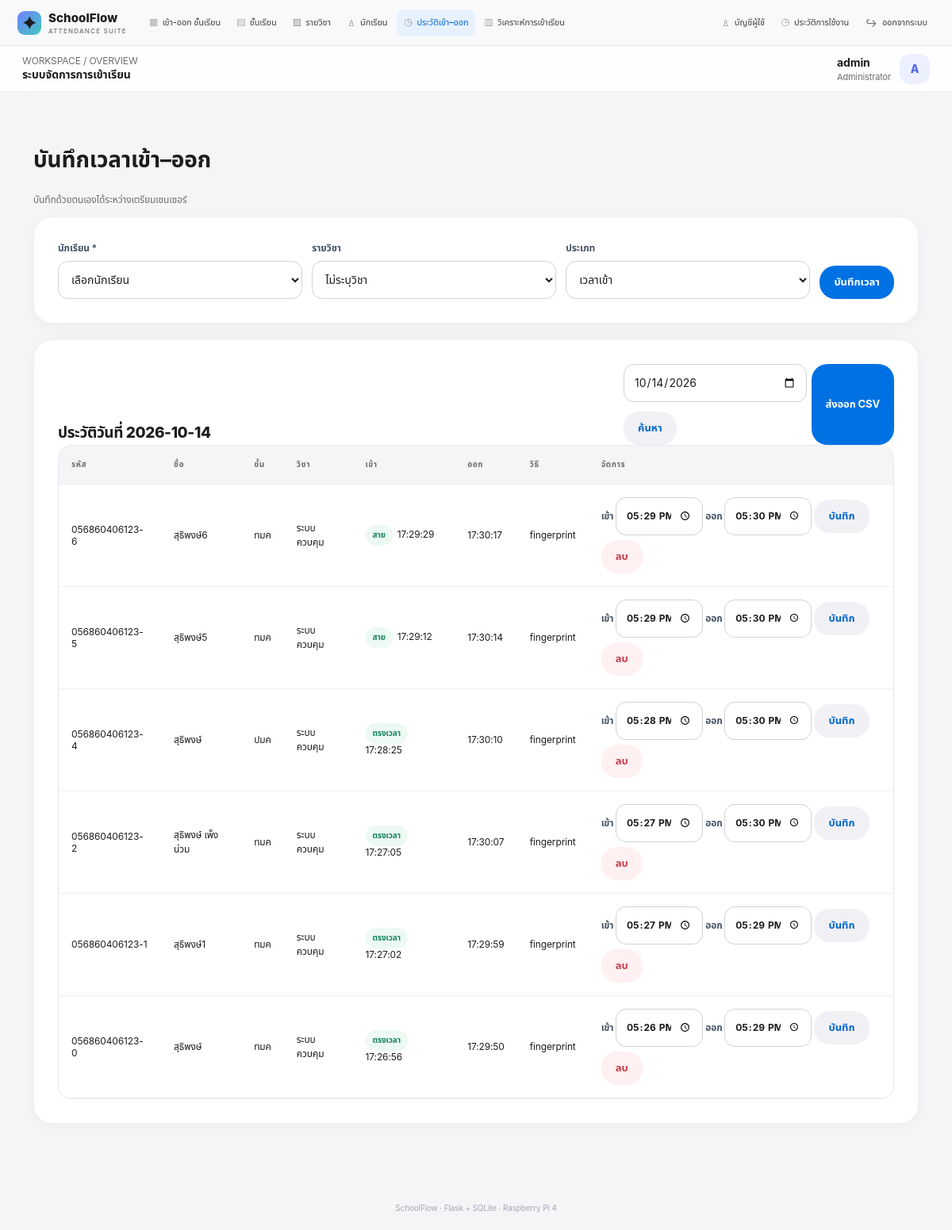
The app's page /attendance (signed in) with its own data.
### tables this page shows
CREATE TABLE attendance(
      id INTEGER PRIMARY KEY AUTOINCREMENT,
      student_id INTEGER NOT NULL REFERENCES students(id) ON DELETE CASCADE,
      class_id INTEGER REFERENCES classes(id) ON DELETE SET NULL,
      subject_id INTEGER REFERENCES subjects(id) ON DELETE SET NULL,
      attendance_date TEXT NOT NULL, check_in TEXT, check_out TEXT,
      method TEXT NOT NULL DEFAULT 'manual', attendance_status TEXT NOT NULL DEFAULT 'present',
      UNIQUE(student_id, attendance_date, subject_id)
    );

CREATE TABLE students(
      id INTEGER PRIMARY KEY AUTOINCREMENT, student_code TEXT UNIQUE NOT NULL,
      full_name TEXT NOT NULL, class_id INTEGER REFERENCES classes(id) ON DELETE SET NULL,
      fingerprint_id INTEGER UNIQUE, active INTEGER NOT NULL DEFAULT 1, note TEXT DEFAULT ''
    );

CREATE TABLE classes(
      id INTEGER PRIMARY KEY AUTOINCREMENT, name TEXT UNIQUE NOT NULL,
      room TEXT DEFAULT '', note TEXT DEFAULT ''
    );

CREATE TABLE subjects(
      id INTEGER PRIMARY KEY AUTOINCREMENT, name TEXT NOT NULL,
      code TEXT DEFAULT '', teacher TEXT DEFAULT '', UNIQUE(name,code)
    );

### app.py (the view, shortened to what this page needs)
@app.route("/attendance", methods=["GET", "POST"])
@login_required
def attendance():
    conn = get_db()
    date = request.args.get("date", current_day())
    records = conn.execute("""SELECT a.*,s.student_code,s.full_name,c.name AS class_name,sub.name AS subject_name
        FROM attendance a JOIN students s ON s.id=a.student_id LEFT JOIN classes c ON c.id=a.class_id
        LEFT JOIN subjects sub ON sub.id=a.subject_id WHERE a.attendance_date=?
        ORDER BY a.check_in IS NULL,a.check_in DESC,s.full_name""", (date,)).fetchall()
    student_rows = conn.execute("SELECT * FROM students WHERE active=1 ORDER BY full_name").fetchall()
    subject_rows = conn.execute("SELECT * FROM subjects ORDER BY name").fetchall()
    return render_template("attendance.html", records=records, students=student_rows, subjects=subject_rows, selected_date=date)

### app.py (called while the page is built)
def get_db():
    if "db" not in g:
        g.db = sqlite3.connect(DB_PATH, timeout=10)
        g.db.row_factory = sqlite3.Row
        g.db.execute("PRAGMA foreign_keys=ON")
    return g.db

def login_required(fn):
    @wraps(fn)
    def wrapped(*args, **kwargs):
        if not session.get("user_id"):
            return redirect(url_for("login"))
        return fn(*args, **kwargs)
    return wrapped

def current_day():
    return datetime.now().date().isoformat()

### templates/attendance.html (shortened to what this page needs)
{% extends "base.html" %}{% block content %}<h1>บันทึกเวลาเข้า–ออก</h1><p class="muted">บันทึกด้วยตนเองได้ระหว่างเตรียมเซนเซอร์</p><div class="card"><form method="post" class="row"><div class="field"><label>นักเรียน *</label><select name="student_id" required><option value="">เลือกนักเรียน</option>{% for s in students %}<option value="{{ s.id }}">{{ s.student_code }} · {{ s.full_name }}</option>{% endfor %}</select></div><div class="field"><label>รายวิชา</label><select name="subject_id"><option value="">ไม่ระบุวิชา</option>{% for s in subjects %}<option value="{{ s.id }}">{{ s.name }}</option>{% endfor %}</select></div><div class="field"><label>ประเภท</label><select name="mode"><option value="in">เวลาเข้า</option><option value="out">เวลาออก</option></select></div><button>บันทึกเวลา</button></form></div><div class="card"><div class="row" style="justify-content:space-between"><h2>ประวัติวันที่ {{ selected_date }}</h2><div class="actions"><form method="get" class="row"><input type="date" name="date" value="{{ selected_date }}"><button class="secondary">ค้นหา</button></form><a class="btn" href="{{ url_for('export_attendance',date=selected_date) }}">ส่งออก CSV</a></div></div><div class="tablewrap"><table><tr><th>รหัส</th><th>ชื่อ</th><th>ชั้น</th><th>วิชา</th><th>เข้า</th><th>ออก</th><th>วิธี</th><th>&#3592;&#3633;&#3604;&#3585;&#3634;&#3619;</th></tr>{% for r in records %}<tr><td>{{ r.student_code }}</td><td>{{ r.full_name }}</td><td>{{ r.class_name or '-' }}</td><td>{{ r.subject_name or '-' }}</td><td><span class="pill" style="margin-right:6px">{% if r.attendance_status == 'late' %}&#3626;&#3634;&#3618;{% else %}&#3605;&#3619;&#3591;&#3648;&#3623;&#3621;&#3634;{% endif %}</span>{{ r.check_in or '-' }}</td><td>{{ r.check_out or '-' }}</td><td>{{ r.method }}</td><td><div class="actions">
<form method="post" action="{{ url_for('edit_attendance', item_id=r.id) }}">
<label>&#3648;&#3586;&#3657;&#3634; <input type="time" name="check_in" value="{{ r.check_in[:5] if r.check_in else '' }}" style="width:110px"></label>
<label>&#3629;&#3629;&#3585; <input type="time" name="check_out" value="{{ r.check_out[:5] if r.check_out else '' }}" style="width:110px"></label>
<button class="secondary">&#3610;&#3633;&#3609;&#3607;&#3636;&#3585;</button>
</form>
<form method="post" action="{{ url_for('delete_attendance', item_id=r.id) }}" onsubmit="return confirm('Delete this attendance record?')">
<button class="danger">&#3621;&#3610;</button>
</form></div></td></tr>{% else %}<tr><td colspan="7">ไม่มีข้อมูลในวันที่เลือก</td></tr>{% endfor %}</table></div></div>{% endblock %}

### templates/base.html (style rules this page uses)
:root { --ink:#182230;--muted:#778195;--line:#e8edf4;--bg:#f5f7fb;--white:#fff;--nav:#111b2e;--nav2:#1c2a43;--blue:#5b6cf9;--cyan:#28b7b0;--green:#16a673;--red:#e45b68;--amber:#e9a23b;--shadow:0 12px 32px rgba(27,43,72,.055) }
* { box-sizing:border-box }
body { margin:0;background:var(--bg);color:var(--ink);font-family:Inter,"Noto Sans Thai",system-ui,-apple-system,sans-serif;font-size:14px }
.card { background:var(--white);border:1px solid var(--line);border-radius:17px;padding:22px;margin-bottom:20px;box-shadow:var(--shadow) }
.card h2 { font-size:15px;margin:0;font-weight:800 }
.muted { color:var(--muted);font-size:12px }
.row { display:flex;align-items:end;gap:12px;flex-wrap:wrap }
.field { display:flex;flex-direction:column;gap:7px;flex:1;min-width:145px }
label { font-size:12px;font-weight:750;color:#475467 }
input,select { font:inherit;padding:11px 12px;border:1px solid #dce3ed;border-radius:10px;width:100%;background:#fff;color:var(--ink);outline:none;transition:.15s }
button,.btn { display:inline-flex;align-items:center;justify-content:center;gap:7px;border:0;border-radius:10px;padding:11px 15px;background:var(--blue);color:white;font:inherit;font-size:12px;font-weight:750;text-decoration:none;cursor:pointer;white-space:nowrap;transition:.15s }
button.secondary,.btn.secondary { background:#f0f3ff;color:#5666df }
button.danger { background:#fff0f1;color:#c33d4d }
table { width:100%;border-collapse:collapse;font-size:12px }
th,td { text-align:left;padding:14px 12px;border-bottom:1px solid #edf0f5;vertical-align:middle }
th { font-size:10px;color:#7b8798;background:#fafbfe;text-transform:uppercase;letter-spacing:.6px;font-weight:800 }
.tablewrap { overflow:auto;border:1px solid #edf0f5;border-radius:12px }
.actions { display:flex;gap:6px;flex-wrap:wrap }
.pill { display:inline-flex;align-items:center;gap:6px;padding:5px 9px;border-radius:20px;font-size:10px;font-weight:800;background:#edf9f3;color:#18855d }
:root { --ink:#1d1d1f;--muted:#6e6e73;--line:#e8e8ed;--bg:#f5f5f7; --white:#fff;--nav:#fbfbfd;--nav2:#f2f2f7;--blue:#0071e3; --cyan:#06a7a0;--green:#16845b;--red:#d70015; --amber:#bf6b00;--shadow:0 4px 20px rgba(0,0,0,.045) }
body { background:var(--bg); color:var(--ink); font-family:-apple-system,BlinkMacSystemFont,"SF Pro Text","Segoe UI", "Noto Sans Thai",system-ui,sans-serif; letter-spacing:-.01em }
.card { border:1px solid rgba(0,0,0,.055); border-radius:20px; box-shadow:var(--shadow) }
button,.btn { background:var(--blue); border-radius:12px; transition:background .16s ease,transform .16s ease,box-shadow .16s ease }
button.secondary,.btn.secondary { background:#f0f0f5;color:#06c }
input,select { border-color:#d2d2d7; border-radius:12px; min-height:44px }
.tablewrap { border-color:var(--line);border-radius:15px }
th { background:#f5f5f7;color:#6e6e73 }
.card { padding:30px;border:1px solid rgba(0,0,0,.055); border-radius:24px;box-shadow:0 4px 20px rgba(0,0,0,.035) }
.card h2 { font-size:19px;letter-spacing:-.4px }
button,.btn { border-radius:20px;padding:11px 18px;font-size:13px }
input,select { min-height:48px;border-radius:13px }
.tablewrap { border-radius:17px }
th,td { padding:16px }

### records on screen
attendance: student_code "056860406123-6", full_name "สุธิพงษ์6", name "ทมค", name "ระบบควบคุม", attendance_status "สาย", check_in "17:29:29", check_out "17:30:17", method "fingerprint", check_in "17:29", check_out "17:30"
attendance: student_code "056860406123-5", full_name "สุธิพงษ์5", name "ทมค", name "ระบบควบคุม", attendance_status "สาย", check_in "17:29:12", check_out "17:30:14", method "fingerprint", check_in "17:29", check_out "17:30"
attendance: student_code "056860406123-4", full_name "สุธิพงษ์", name "ปมค", name "ระบบควบคุม", attendance_status "ตรงเวลา", check_in "17:28:25", check_out "17:30:10", method "fingerprint", check_in "17:28", check_out "17:30"
attendance: student_code "056860406123-2", full_name "สุธิพงษ์ เพ็งน่วม", name "ทมค", name "ระบบควบคุม", attendance_status "ตรงเวลา", check_in "17:27:05", check_out "17:30:07", method "fingerprint", check_in "17:27", check_out "17:30"
attendance: student_code "056860406123-1", full_name "สุธิพงษ์1", name "ทมค", name "ระบบควบคุม", attendance_status "ตรงเวลา", check_in "17:27:02", check_out "17:29:59", method "fingerprint", check_in "17:27", check_out "17:29"
attendance: student_code "056860406123-0", full_name "สุธิพงษ์", name "ทมค", name "ระบบควบคุม", attendance_status "ตรงเวลา", check_in "17:26:56", check_out "17:29:50", method "fingerprint", check_in "17:26", check_out "17:29"

### other values on screen
{{ session.get('username','ผู้ดูแลระบบ') }} "admin"
{{ (session.get('username','A')[:1])|upper }} "A"
{{ selected_date }} "2026-10-14"
